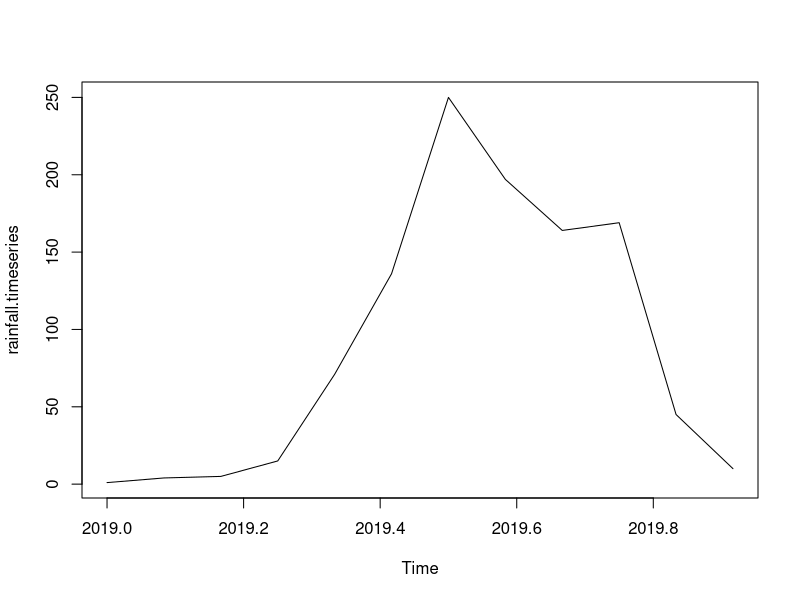

R code for this plot:
#Get the data points in form of a R vector.

rainfall<- c(1,4,5,15,71,136,250,197,164,169,45,10)

#Convert it to a time series object.
rainfall.timeseries<- ts(rainfall,start = c(2019,1),frequency = 12)

#Print the timeseries data.
print(rainfall.timeseries)

#Plot a graph of the time series.
plot(rainfall.timeseries)